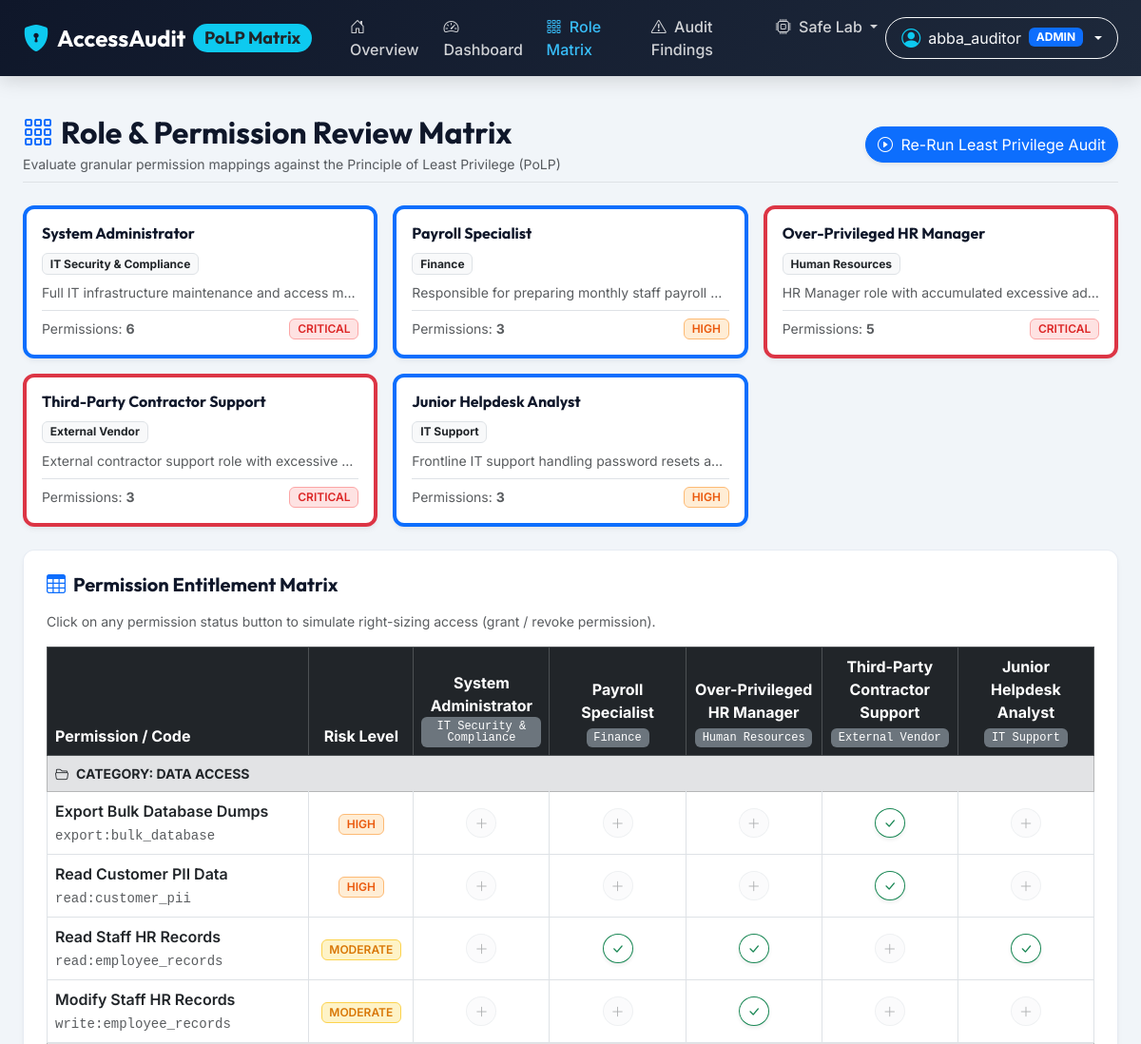
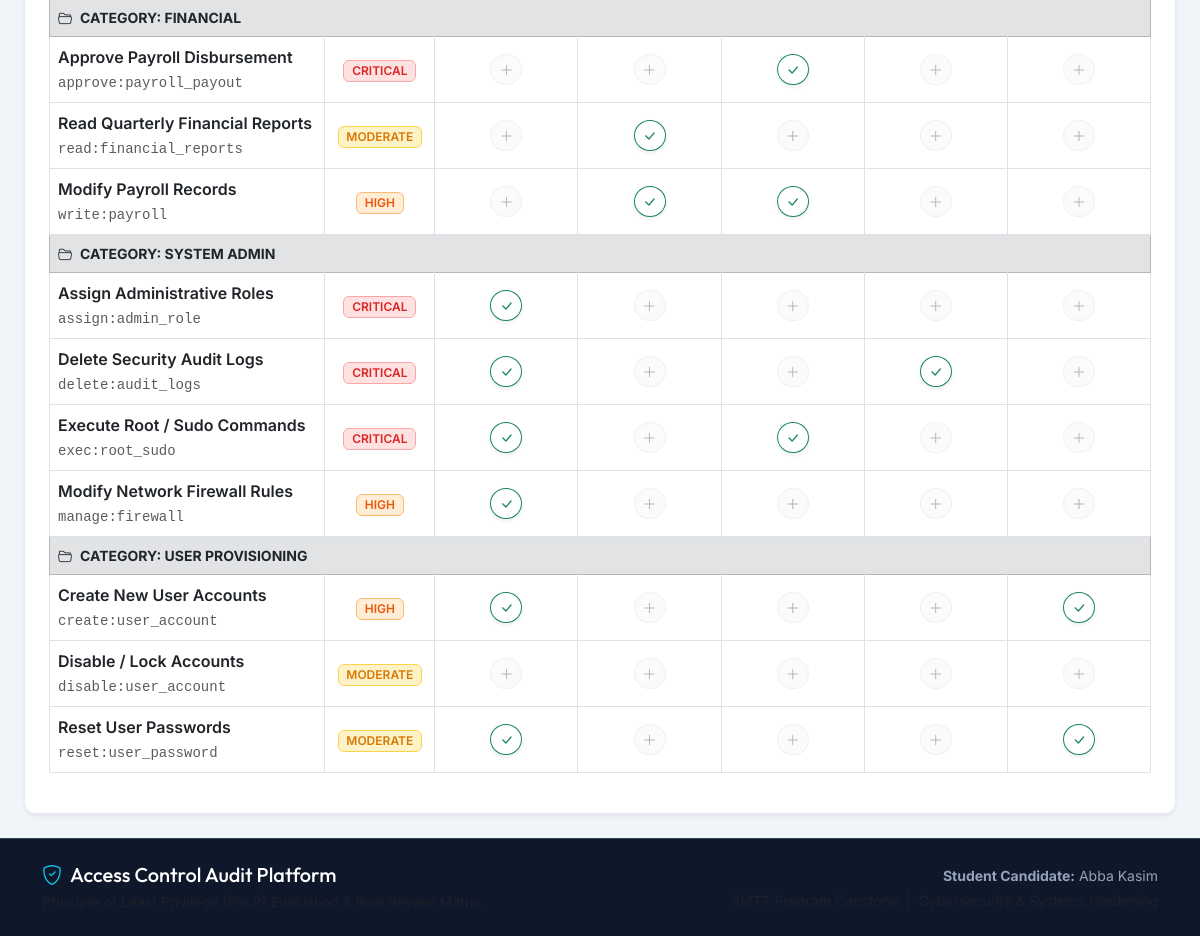
The page /audit/roles (signed in) on the database its author committed (2 pictures, top to bottom).
### abba_kasim_access_control/app/models.py (models this page shows, shortened)
class User(UserMixin, db.Model):
    __tablename__ = 'users'
    id = db.Column(db.Integer, primary_key=True)
    username = db.Column(db.String(80), unique=True, nullable=False, index=True)
    email = db.Column(db.String(120), unique=True, nullable=False, index=True)
    password_hash = db.Column(db.String(256), nullable=False)
    full_name = db.Column(db.String(120), nullable=False)
    department = db.Column(db.String(80), nullable=False, default='General Staff')
    job_title = db.Column(db.String(80), nullable=False, default='Staff Member')
    role = db.Column(db.String(20), nullable=False, default='AUDITEE')  # 'ADMIN', 'AUDITOR', 'AUDITEE'
    is_active_account = db.Column(db.Boolean, default=True)
    last_login = db.Column(db.DateTime, nullable=True)
    created_at = db.Column(db.DateTime, default=datetime.utcnow)
    assigned_roles = db.relationship('Role', secondary='user_roles', backref=db.backref('users', lazy='dynamic'))
    def is_admin(self):
        return self.role in ['ADMIN', 'AUDITOR']

class Role(db.Model):
    __tablename__ = 'roles'
    id = db.Column(db.Integer, primary_key=True)
    name = db.Column(db.String(80), unique=True, nullable=False)
    description = db.Column(db.Text, nullable=True)
    department = db.Column(db.String(80), nullable=False, default='General')
    is_system_role = db.Column(db.Boolean, default=False)
    permissions = db.relationship('Permission', secondary=role_permissions, backref=db.backref('roles', lazy='dynamic'))
    def risk_score(self):
        weight_map = {'CRITICAL': 10, 'HIGH': 7, 'MODERATE': 4, 'LOW': 1}
        score = 0
        for p in self.permissions:
            score += weight_map.get(p.risk_level, 1)
        return score

class Permission(db.Model):
    __tablename__ = 'permissions'
    id = db.Column(db.Integer, primary_key=True)
    code = db.Column(db.String(80), unique=True, nullable=False, index=True)
    name = db.Column(db.String(120), nullable=False)
    category = db.Column(db.String(50), nullable=False) # 'System Admin', 'Data Access', 'Financial', 'HR', 'Network'
    risk_level = db.Column(db.String(20), nullable=False, default='MODERATE') # 'CRITICAL', 'HIGH', 'MODERATE', 'LOW'
    description = db.Column(db.Text, nullable=True)

### abba_kasim_access_control/app/blueprints/audit/routes.py (the view)
@audit_bp.route('/roles')
@login_required
def role_matrix():
    roles = Role.query.all()
    permissions = Permission.query.order_by(Permission.category, Permission.code).all()
    categories = sorted(list({p.category for p in permissions}))
    return render_template(
        'audit/role_review.html',
        roles=roles,
        permissions=permissions,
        categories=categories
    )

### abba_kasim_access_control/app/__init__.py (called while the page is built)
@login_manager.user_loader
def load_user(user_id):
    return db.session.get(User, int(user_id))

### abba_kasim_access_control/app/templates/audit/role_review.html (shortened to what this page needs)
{% extends "base.html" %}
{% block content %}
<div class="container-fluid px-4">
    <div class="d-flex flex-column flex-md-row justify-content-between align-items-md-center mb-4 pb-2 border-bottom">
        <div>
            <h2 class="fw-bold mb-1"><i class="bi bi-grid-3x3-gap text-primary me-2"></i>Role & Permission Review Matrix</h2>
            <p class="text-muted small mb-0">Evaluate granular permission mappings against the Principle of Least Privilege (PoLP)</p>
        </div>
        <div class="mt-3 mt-md-0">
            <a href="{{ url_for('audit.run_audit') }}" class="btn btn-primary rounded-pill shadow-sm">
                <i class="bi bi-play-circle me-1"></i> Re-Run Least Privilege Audit
            </a>
        </div>
    </div>
    <div class="row g-3 mb-4">
        {% for r in roles %}
        <div class="col-md-4 col-xl-2-4">
            <div class="glass-card p-3 h-100 border-top border-4 {% if 'Over-Privileged' in r.name or 'Contractor' in r.name %}border-danger{% else %}border-primary{% endif %}">
                <div class="d-flex justify-content-between align-items-start mb-2">
                    <h6 class="fw-bold mb-0 text-truncate" title="{{ r.name }}">{{ r.name }}</h6>
                </div>
                <span class="badge bg-light text-dark border mb-2">{{ r.department }}</span>
                <p class="small text-muted mb-2 text-truncate" title="{{ r.description }}">{{ r.description }}</p>
                <div class="d-flex justify-content-between align-items-center pt-2 border-top">
                    <span class="small text-muted">Permissions: <b>{{ r.permissions|length }}</b></span>
                    {% set score = r.risk_score() %}
                    {% if score >= 20 %}
                        <span class="badge badge-critical">CRITICAL</span>
                    {% elif score >= 10 %}
                        <span class="badge badge-high">HIGH</span>
                    {% else %}
                        <span class="badge badge-low">MODERATE</span>
                    {% endif %}
                </div>
            </div>
        </div>
        {% endfor %}
    </div>
    <div class="row">
        <div class="col-12">
            <div class="glass-card p-4">
                <h5 class="fw-bold mb-3"><i class="bi bi-table text-primary me-2"></i>Permission Entitlement Matrix</h5>
                <p class="small text-muted mb-3">Click on any permission status button to simulate right-sizing access (grant / revoke permission).</p>
                <div class="table-responsive">
                    <table class="table table-bordered table-hover align-middle">
                        <thead class="table-dark">
                            <tr>
                                <th style="width: 25%;">Permission / Code</th>
                                <th style="width: 10%;" class="text-center">Risk Level</th>
                                {% for r in roles %}
                                <th class="text-center" style="width: 13%;">
                                    <div>{{ r.name }}</div>
                                    <span class="badge bg-secondary font-monospace fw-normal text-wrap small">{{ r.department }}</span>
                                </th>
                                {% endfor %}
                            </tr>
                        </thead>
                        <tbody>
                            {% for cat in categories %}
                            <tr class="table-secondary">
                                <td colspan="{{ 2 + roles|length }}" class="fw-bold text-uppercase small text-dark">
                                    <i class="bi bi-folder2-open me-2"></i>Category: {{ cat }}
                                </td>
                            </tr>
                            {% for p in permissions if p.category == cat %}
                            <tr>
                                <td>
                                    <span class="fw-semibold d-block text-dark">{{ p.name }}</span>
                                    <code class="small text-muted">{{ p.code }}</code>
                                </td>
                                <td class="text-center">
                                    {% if p.risk_level == 'CRITICAL' %}
                                        <span class="badge badge-critical">CRITICAL</span>
                                    {% elif p.risk_level == 'HIGH' %}
                                        <span class="badge badge-high">HIGH</span>
                                    {% elif p.risk_level == 'MODERATE' %}
                                        <span class="badge badge-moderate">MODERATE</span>
                                    {% else %}
                                        <span class="badge badge-low">LOW</span>
                                    {% endif %}
                                </td>
                                {% for r in roles %}
                                <td class="text-center">
                                    {% if p in r.permissions %}
                                        {% if current_user.is_admin() %}
                                        <form method="POST" action="{{ url_for('audit.toggle_permission', role_id=r.id) }}" class="d-inline">
                                            <button type="submit" class="btn btn-sm btn-outline-success rounded-circle shadow-sm" title="Revoke Permission">
                                                <i class="bi bi-check-lg fw-bold"></i>
                                            </button>
                                        </form>
                                        {% else %}
                                            <i class="bi bi-check-circle-fill text-success fs-5"></i>
                                        {% endif %}
                                    {% else %}
                                        {% if current_user.is_admin() %}
                                        <form method="POST" action="{{ url_for('audit.toggle_permission', role_id=r.id) }}" class="d-inline">
                                            <button type="submit" class="btn btn-sm btn-light border rounded-circle text-muted opacity-50" title="Grant Permission">
                                                <i class="bi bi-plus-lg"></i>
                                            </button>
                                        </form>
                                        {% else %}
                                            <i class="bi bi-dash-circle text-muted opacity-50"></i>
                                        {% endif %}
                                    {% endif %}
                                </td>
                                {% endfor %}
                            </tr>
                            {% endfor %}
                            {% endfor %}
                        </tbody>
                    </table>
                </div>
            </div>
        </div>
    </div>
</div>
{% endblock %}

### abba_kasim_access_control/app/templates/base.html (shortened to what this page needs)
<!DOCTYPE html>
<html lang="en">
<head>
    <link href="https://cdn.jsdelivr.net/npm/bootstrap@5.3.2/dist/css/bootstrap.min.css" rel="stylesheet">
    <link rel="stylesheet" href="https://cdn.jsdelivr.net/npm/bootstrap-icons@1.11.2/font/bootstrap-icons.min.css">
</head>
<body>
    <nav class="navbar navbar-expand-lg navbar-dark navbar-custom sticky-top">
        <div class="container-fluid px-4">
            <a class="navbar-brand d-flex align-items-center gap-2 brand-font fs-4" href="{{ url_for('main.index') }}">
                <i class="bi bi-shield-lock-fill text-info fs-3"></i>
                <span class="fw-bold text-white">AccessAudit</span>
                <span class="badge bg-info text-dark rounded-pill fs-7">PoLP Matrix</span>
            </a>
            <div class="collapse navbar-collapse" id="navbarMain">
                <ul class="navbar-nav me-auto mb-2 mb-lg-0 ms-lg-3">
                    <li class="nav-item">
                        <a class="nav-link {% if request.endpoint == 'main.index' %}active{% endif %}" href="{{ url_for('main.index') }}">
                            <i class="bi bi-house-door me-1"></i> Overview
                        </a>
                    </li>
                    {% if current_user.is_authenticated %}
                    <li class="nav-item">
                        <a class="nav-link {% if request.endpoint == 'main.dashboard' %}active{% endif %}" href="{{ url_for('main.dashboard') }}">
                            <i class="bi bi-speedometer2 me-1"></i> Dashboard
                        </a>
                    </li>
                    <li class="nav-item">
                        <a class="nav-link {% if request.endpoint == 'audit.role_matrix' %}active{% endif %}" href="{{ url_for('audit.role_matrix') }}">
                            <i class="bi bi-grid-3x3-gap me-1"></i> Role Matrix
                        </a>
                    </li>
                    <li class="nav-item">
                        <a class="nav-link {% if request.endpoint == 'audit.findings' %}active{% endif %}" href="{{ url_for('audit.findings') }}">
                            <i class="bi bi-exclamation-triangle me-1"></i> Audit Findings
                        </a>
                    </li>
                    {% endif %}
                    <li class="nav-item dropdown">
                        <a class="nav-link dropdown-toggle" href="#" role="button" data-bs-toggle="dropdown">
                            <i class="bi bi-cpu me-1"></i> Safe Lab
                        </a>
                    </li>
                </ul>
                <div class="d-flex align-items-center gap-2">
                    {% if current_user.is_authenticated %}
                        <div class="dropdown">
                            <button class="btn btn-outline-light dropdown-toggle d-flex align-items-center gap-2 rounded-pill px-3" type="button" data-bs-toggle="dropdown">
                                <i class="bi bi-person-circle fs-5 text-info"></i>
                                <span>{{ current_user.username }}</span>
                                <span class="badge bg-primary text-uppercase">{{ current_user.role }}</span>
                            </button>
                        </div>
                    {% else %}
                        <a href="{{ url_for('auth.login') }}" class="btn btn-outline-light rounded-pill px-3"><i class="bi bi-box-arrow-in-right me-1"></i> Log In</a>
                        <a href="{{ url_for('auth.register') }}" class="btn btn-info rounded-pill px-3 text-dark fw-semibold"><i class="bi bi-person-plus me-1"></i> Register</a>
                    {% endif %}
                </div>
            </div>
        </div>
    </nav>
    <main class="py-4">
        {% block content %}{% endblock %}
    </main>
    <footer class="footer py-4">
        <div class="container text-center">
            <div class="row align-items-center">
                <div class="col-md-6 text-md-start mb-2 mb-md-0">
                    <h5 class="brand-font text-white mb-1"><i class="bi bi-shield-check text-info me-2"></i>Access Control Audit Platform</h5>
                    <p class="small text-muted mb-0">Principle of Least Privilege (PoLP) Evaluation & Role Review Matrix</p>
                </div>
                <div class="col-md-6 text-md-end">
                    <p class="small mb-1"><b>Student Candidate:</b> Abba Kasim</p>
                    <p class="small text-muted mb-0">3MTT Program Capstone &nbsp;|&nbsp; Cybersecurity & Systems Hardening</p>
                </div>
            </div>
        </div>
    </footer>
</body>
</html>

### abba_kasim_access_control/app/templates/base.html (style rules this page uses)
:root { --primary-bg: #0F172A; --accent-blue: #2563EB; --accent-cyan: #0EA5E9; --surface-dark: #1E293B; --surface-light: #F8FAFC; --text-dark: #0F172A; --text-muted: #64748B; }
body { font-family: 'Inter', sans-serif; background-color: #F1F5F9; color: var(--text-dark); min-height: 100vh; display: flex; flex-direction: column; }
h1, h2, h3, h4, h5, h6, .brand-font { font-family: 'Outfit', sans-serif; }
.navbar-custom { background: linear-gradient(135deg, #0F172A 0%, #1E293B 100%); box-shadow: 0 4px 20px rgba(0,0,0,0.15); }
.nav-link { font-weight: 500; color: rgba(255,255,255,0.8) !important; transition: all 0.2s ease; }
.nav-link:hover, .nav-link.active { color: #38BDF8 !important; }
.glass-card { background: rgba(255, 255, 255, 0.95); backdrop-filter: blur(10px); border: 1px solid rgba(226, 232, 240, 0.8); border-radius: 12px; box-shadow: 0 4px 6px -1px rgba(0, 0, 0, 0.05), 0 2px 4px -1px rgba(0, 0, 0, 0.03); transition: transform 0.2s ease, box-shadow 0.2s ease; }
.badge-critical { background-color: #FEE2E2; color: #DC2626; border: 1px solid #FCA5A5; font-weight: 600; }
.badge-high { background-color: #FFEDD5; color: #EA580C; border: 1px solid #FDBA74; font-weight: 600; }
.badge-moderate { background-color: #FEF3C7; color: #D97706; border: 1px solid #FCD34D; font-weight: 600; }
.footer { background-color: var(--primary-bg); color: #94A3B8; margin-top: auto; border-top: 1px solid #334155; }

### rows shown on the page
User: username "abba_auditor", role "ADMIN"
Role: name "System Administrator", department "IT Security & Compliance", description "Full IT infrastructure maintenance and access m…", permissions|length "6", shows "CRITICAL"
Role: name "Payroll Specialist", department "Finance", description "Responsible for preparing monthly staff payroll…", permissions|length "3", shows "HIGH"
Role: name "Over-Privileged HR Manager", department "Human Resources", description "HR Manager role with accumulated excessive a…", permissions|length "5", shows "CRITICAL"
Role: name "Third-Party Contractor Support", department "External Vendor", description "External contractor support role with excessive…", permissions|length "3", shows "CRITICAL"
Role: name "Junior Helpdesk Analyst", department "IT Support", description "Frontline IT support handling password resets a…", permissions|length "3", shows "HIGH"
Permission: category "DATA ACCESS", name "Export Bulk Database Dumps", code "export:bulk_database", risk_level "HIGH"
Permission: name "Read Customer PII Data", code "read:customer_pii", risk_level "HIGH"
Permission: name "Read Staff HR Records", code "read:employee_records", risk_level "MODERATE"
Permission: name "Modify Staff HR Records", code "write:employee_records", risk_level "MODERATE"
Permission: category "FINANCIAL", name "Approve Payroll Disbursement", code "approve:payroll_payout", risk_level "CRITICAL"
Permission: name "Read Quarterly Financial Reports", code "read:financial_reports", risk_level "MODERATE"
Permission: name "Modify Payroll Records", code "write:payroll", risk_level "HIGH"
Permission: category "SYSTEM ADMIN", name "Assign Administrative Roles", code "assign:admin_role", risk_level "CRITICAL"
Permission: name "Delete Security Audit Logs", code "delete:audit_logs", risk_level "CRITICAL"
Permission: name "Execute Root / Sudo Commands", code "exec:root_sudo", risk_level "CRITICAL"
Permission: name "Modify Network Firewall Rules", code "manage:firewall", risk_level "HIGH"
Permission: category "USER PROVISIONING", name "Create New User Accounts", code "create:user_account", risk_level "HIGH"
Permission: name "Disable / Lock Accounts", code "disable:user_account", risk_level "MODERATE"
Permission: name "Reset User Passwords", code "reset:user_password", risk_level "MODERATE"
